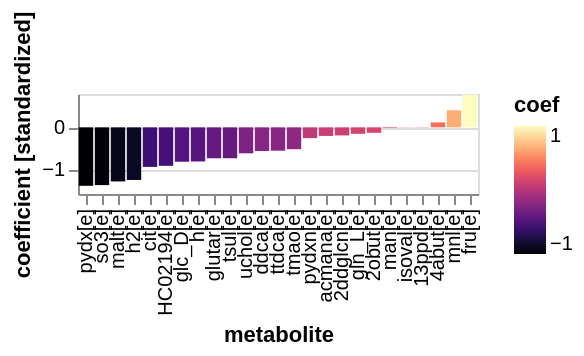

The Vega-Lite source for this figure:
### Vega-Lite specification from a JSON file in a GitHub repository (floating-point values rounded to 4 significant figures)
{"$schema": "https://vega.github.io/schema/vega-lite/v5.json", "width": 200, "height": 50, "data": {"values": [{"coef": -1.403, "metabolite": "pydx[e]", "description": "Pyridoxal"}, {"coef": -1.386, "metabolite": "so3[e]", "description": "Sulfite"}, {"coef": -1.299, "metabolite": "malt[e]", "description": "Maltose"}, {"coef": -1.263, "metabolite": "h2[e]", "description": "Hydrogen"}, {"coef": -0.9495, "metabolite": "cit[e]", "description": "Citrate"}, {"coef": -0.9241, "metabolite": "HC02194[e]", "description": "Ursodiol"}, {"coef": -0.8256, "metabolite": "glc_D[e]", "description": "D-glucose"}, {"coef": -0.8189, "metabolite": "h[e]", "description": "proton"}, {"coef": -0.7427, "metabolite": "glutar[e]", "description": "Glutarate"}, {"coef": -0.742, "metabolite": "tsul[e]", "description": "thiosulfate(2-)"}, {"coef": -0.6232, "metabolite": "uchol[e]", "description": "Ursocholate"}, {"coef": -0.5684, "metabolite": "ddca[e]", "description": "laurate"}, {"coef": -0.5605, "metabolite": "ttdca[e]", "description": "tetradecanoate (n-C14:0)"}, {"coef": -0.5254, "metabolite": "tmao[e]", "description": "Trimethylamine N-oxide"}, {"coef": -0.2593, "metabolite": "pydxn[e]", "description": "Pyridoxine"}, {"coef": -0.2062, "metabolite": "acmana[e]", "description": "N-acetyl-D-mannosamine"}, {"coef": -0.194, "metabolite": "2ddglcn[e]", "description": "2-Dehydro-3-deoxy-D-gluconate"}, {"coef": -0.1556, "metabolite": "gln_L[e]", "description": "L-glutamine"}, {"coef": -0.1315, "metabolite": "2obut[e]", "description": "2-Oxobutanoate"}, {"coef": -0.01742, "metabolite": "man[e]", "description": "D-Mannose"}, {"coef": 0.00528, "metabolite": "isoval[e]", "description": "Isovalerate, 3-Methylbutanoate"}, {"coef": 0.006866, "metabolite": "13ppd[e]", "description": "Propane-1,3-diol"}, {"coef": 0.118, "metabolite": "4abut[e]", "description": "4-Aminobutanoate"}, {"coef": 0.4094, "metabolite": "mnl[e]", "description": "D-Mannitol"}, {"coef": 0.7846, "metabolite": "fru[e]", "description": "D-Fructose"}]}, "mark": {"type": "bar", "tooltip": {"content": "data"}}, "encoding": {"x": {"field": "metabolite", "type": "nominal", "sort": "-coef"}, "y": {"field": "coef", "type": "quantitative", "axis": {"title": "coefficient [standardized]"}}, "color": {"field": "coef", "type": "quantitative", "scale": {"scheme": "magma", "legend": false}}}}
